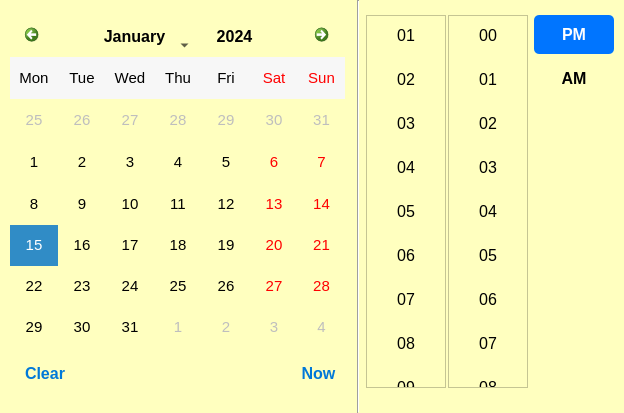
<?xml version="1.0" encoding="UTF-8"?>
<ui version="4.0">
 <class>Dialog</class>
 <widget class="QDialog" name="Dialog">
  <property name="geometry">
   <rect>
    <x>0</x>
    <y>0</y>
    <width>624</width>
    <height>413</height>
   </rect>
  </property>
  <property name="windowTitle">
   <string>Dialog</string>
  </property>
  <property name="styleSheet">
   <string notr="true">/* Common styles for various widgets 
  #################################################### */
QDialog, QCalendarWidget, QCalendarWidget QWidget, QListWidget {
	background-color: #ffffbf;
}

QPushButton {
    min-width: 30px;
    padding: 10px 25px;
    border-radius: 5px;
    font-size: 16px;
    font-weight: 500;
    margin-bottom: 5px;
}

QDialog {
	border-radius: 10px;
}

QListWidge t{
	border: none;
	min-width: 80px;
}

QListWidget::item {
	padding: 10px 25px;
	border-radius: 5px;
	font-size: 16px;
	font-weight: 500;
	margin-bottom: 5px;
}

/* Hover and selection styles 
  #################################################### */
QListWidget::item:hover {
    background-color: #b2d5ff;
	color: #000;
}

QPushButton:checked, QListWidget::item:selected {
    background-color: #0075ff;
	color: #fff;
}

/* style for top navigation area 
  #################################################### */ 
#qt_calendar_navigationbar {
	border-bottom: 0px;
	border-top-left-radius: 5px;
	border-top-right-radius: 5px;
}

/* style for month change buttons 
  #################################################### */
#qt_calendar_prevmonth, #qt_calendar_nextmonth {
	/* border delete */
    border: none;  
    /* delete default icons */
	qproperty-icon: none; 
    min-width: 25px;
    max-width: 25px;
    min-height: 25px;
    max-height: 25px;
    border-radius: 5px; 
	/* set background transparent */
    background-color: transparent; 
	padding: 5px;
}

#qt_calendar_prevmonth:hover, #qt_calendar_nextmonth:hover {
    background-color: #b2d5ff;
}

#qt_calendar_prevmonth:pressed, #qt_calendar_nextmonth:pressed {
    background-color: #0075ff;
}

/* style for pre month button 
  #################################################### */
#qt_calendar_prevmonth {
	/* set text for button */
	/*qproperty-text: &quot;&gt;&quot;;*/
	margin-left:5px;
	image: url(:/icons/arrow_up.svg);
}

/* style for next month button 
  #################################################### */
#qt_calendar_nextmonth {
	margin-right:5px;
	image: url(:/icons/arrow_down.svg);
    /* qproperty-text: &quot;&gt;&quot;; */
}


/* Style for month and yeat buttons #################################### */

#qt_calendar_yearbutton {
    color: #000;
	margin:5px;
    border-radius: 5px;
	font-size: 16px;
	padding:5px 15px;
}

 #qt_calendar_monthbutton {
	width: 110px;
    color: #000;
	margin:5px 0px;
    border-radius: 5px;
	padding:5px 0;
	font-size: 16px;
}

#qt_calendar_yearbutton:hover, 
#qt_calendar_monthbutton:hover {
    background-color: #b2d5ff;
}

#qt_calendar_yearbutton:pressed, 
#qt_calendar_monthbutton:pressed {
    background-color: rgba(235, 235, 235, 100);
}

/* Style for year input lineEdit 
  #################################################### */
#qt_calendar_yearedit {
    min-width: 60px;
    color: #000;
	font-size: 16px;
   margin:5px;
	padding: 0 5px;
}

/* Style for year change buttons 
  #################################################### */
#qt_calendar_yearedit::up-button { 
	image: url(:/icons/arrow-151-48.ico);
    subcontrol-position: right;
	height: 30px;
	width: 30px;

}

#qt_calendar_yearedit::down-button { 
	image: url(:/icons/arrow-213-48.ico);
    subcontrol-position: left; 
	height: 30px;
	width: 30px;
}

#qt_calendar_yearedit::down-button, 
#qt_calendar_yearedit::up-button {
	width:10px;
	padding: 0px 5px;
	border-radius:3px;
}

#qt_calendar_yearedit::down-button:hover, 
#qt_calendar_yearedit::up-button:hover {
	background-color: #55aaff;
}

/* Style for month select menu 
  #################################################### */
#calendarWidget QToolButton QMenu {
     background-color: #fff;
	border: 1px solid #f3f3f3;

}
#calendarWidget QToolButton QMenu::item {
	padding: 5px 20px;
	font-size: 14px;
}
 #calendarWidget QToolButton QMenu::item:selected:enabled {
    background-color: #55aaff;
}

#calendarWidget QToolButton::menu-indicator {
	/* Remove toolButton arrow */
      /*image: none; */
	nosubcontrol-origin: margin;
	subcontrol-position: right center;
	margin-top: 10px;
	width:20px;
}

/* Style for calendar table 
  #################################################### */
#qt_calendar_calendarview {
	/* Remove the selected dashed box */
    outline: 0px;
	border-top: 0px;
	border-bottom-left-radius: 5px;
	border-bottom-right-radius: 5px;
}

#qt_calendar_calendarview::item {
	 border-radius:5px;
	margin: 1px;	
}

#qt_calendar_calendarview::item:hover {
	background-color:#b2d5ff;
}

#qt_calendar_calendarview::item:selected {
    background-color: #0075ff; 
	color: #fff;
}

#clear_btn,
#now_btn {
	color: #0078d8;
	padding: 10px 15px;
}</string>
  </property>
  <layout class="QHBoxLayout" name="horizontalLayout_3">
   <property name="leftMargin">
    <number>10</number>
   </property>
   <property name="topMargin">
    <number>0</number>
   </property>
   <property name="rightMargin">
    <number>10</number>
   </property>
   <property name="bottomMargin">
    <number>0</number>
   </property>
   <item>
    <layout class="QVBoxLayout" name="verticalLayout">
     <property name="topMargin">
      <number>15</number>
     </property>
     <property name="bottomMargin">
      <number>15</number>
     </property>
     <item>
      <widget class="QCalendarWidget" name="calendarWidget">
       <property name="minimumSize">
        <size>
         <width>335</width>
         <height>0</height>
        </size>
       </property>
       <property name="maximumSize">
        <size>
         <width>335</width>
         <height>16777215</height>
        </size>
       </property>
       <property name="font">
        <font>
         <pointsize>11</pointsize>
        </font>
       </property>
       <property name="focusPolicy">
        <enum>Qt::NoFocus</enum>
       </property>
       <property name="gridVisible">
        <bool>false</bool>
       </property>
       <property name="horizontalHeaderFormat">
        <enum>QCalendarWidget::ShortDayNames</enum>
       </property>
       <property name="verticalHeaderFormat">
        <enum>QCalendarWidget::NoVerticalHeader</enum>
       </property>
       <property name="navigationBarVisible">
        <bool>true</bool>
       </property>
       <property name="dateEditEnabled">
        <bool>false</bool>
       </property>
      </widget>
     </item>
     <item>
      <layout class="QHBoxLayout" name="horizontalLayout_2">
       <item>
        <widget class="QPushButton" name="clear_btn">
         <property name="font">
          <font>
           <family>Segoe UI</family>
           <pointsize>-1</pointsize>
           <bold>false</bold>
          </font>
         </property>
         <property name="focusPolicy">
          <enum>Qt::NoFocus</enum>
         </property>
         <property name="text">
          <string>Clear</string>
         </property>
        </widget>
       </item>
       <item>
        <spacer name="horizontalSpacer">
         <property name="orientation">
          <enum>Qt::Horizontal</enum>
         </property>
         <property name="sizeHint" stdset="0">
          <size>
           <width>40</width>
           <height>20</height>
          </size>
         </property>
        </spacer>
       </item>
       <item>
        <widget class="QPushButton" name="now_btn">
         <property name="focusPolicy">
          <enum>Qt::NoFocus</enum>
         </property>
         <property name="text">
          <string>Now</string>
         </property>
        </widget>
       </item>
      </layout>
     </item>
    </layout>
   </item>
   <item>
    <widget class="Line" name="line">
     <property name="orientation">
      <enum>Qt::Vertical</enum>
     </property>
    </widget>
   </item>
   <item>
    <layout class="QHBoxLayout" name="horizontalLayout">
     <property name="spacing">
      <number>2</number>
     </property>
     <property name="topMargin">
      <number>15</number>
     </property>
     <property name="bottomMargin">
      <number>25</number>
     </property>
     <item>
      <widget class="QListWidget" name="listWidget">
       <property name="minimumSize">
        <size>
         <width>0</width>
         <height>0</height>
        </size>
       </property>
       <property name="maximumSize">
        <size>
         <width>80</width>
         <height>16777215</height>
        </size>
       </property>
       <property name="font">
        <font>
         <pointsize>12</pointsize>
        </font>
       </property>
       <property name="focusPolicy">
        <enum>Qt::NoFocus</enum>
       </property>
       <property name="verticalScrollBarPolicy">
        <enum>Qt::ScrollBarAlwaysOff</enum>
       </property>
       <property name="horizontalScrollBarPolicy">
        <enum>Qt::ScrollBarAlwaysOff</enum>
       </property>
       <property name="autoScroll">
        <bool>true</bool>
       </property>
       <item>
        <property name="text">
         <string>01</string>
        </property>
        <property name="textAlignment">
         <set>AlignCenter</set>
        </property>
       </item>
       <item>
        <property name="text">
         <string>02</string>
        </property>
        <property name="textAlignment">
         <set>AlignCenter</set>
        </property>
       </item>
       <item>
        <property name="text">
         <string>03</string>
        </property>
        <property name="textAlignment">
         <set>AlignCenter</set>
        </property>
       </item>
       <item>
        <property name="text">
         <string>04</string>
        </property>
        <property name="textAlignment">
         <set>AlignCenter</set>
        </property>
       </item>
       <item>
        <property name="text">
         <string>05</string>
        </property>
        <property name="textAlignment">
         <set>AlignCenter</set>
        </property>
       </item>
       <item>
        <property name="text">
         <string>06</string>
        </property>
        <property name="textAlignment">
         <set>AlignCenter</set>
        </property>
       </item>
       <item>
        <property name="text">
         <string>07</string>
        </property>
        <property name="textAlignment">
         <set>AlignCenter</set>
        </property>
       </item>
       <item>
        <property name="text">
         <string>08</string>
        </property>
        <property name="textAlignment">
         <set>AlignCenter</set>
        </property>
       </item>
       <item>
        <property name="text">
         <string>09</string>
        </property>
        <property name="textAlignment">
         <set>AlignCenter</set>
        </property>
       </item>
       <item>
        <property name="text">
         <string>10</string>
        </property>
        <property name="textAlignment">
         <set>AlignCenter</set>
        </property>
       </item>
       <item>
        <property name="text">
         <string>11</string>
        </property>
        <property name="textAlignment">
         <set>AlignCenter</set>
        </property>
       </item>
       <item>
        <property name="text">
         <string>12</string>
        </property>
        <property name="textAlignment">
         <set>AlignCenter</set>
        </property>
       </item>
      </widget>
     </item>
     <item>
      <widget class="QListWidget" name="listWidget_2">
       <property name="minimumSize">
        <size>
         <width>0</width>
         <height>0</height>
        </size>
       </property>
       <property name="maximumSize">
        <size>
         <width>80</width>
         <height>16777215</height>
        </size>
       </property>
       <property name="font">
        <font>
         <pointsize>12</pointsize>
        </font>
       </property>
       <property name="focusPolicy">
        <enum>Qt::NoFocus</enum>
       </property>
       <property name="verticalScrollBarPolicy">
        <enum>Qt::ScrollBarAlwaysOff</enum>
       </property>
       <property name="horizontalScrollBarPolicy">
        <enum>Qt::ScrollBarAlwaysOff</enum>
       </property>
       <item>
        <property name="text">
         <string>00</string>
        </property>
        <property name="textAlignment">
         <set>AlignCenter</set>
        </property>
       </item>
       <item>
        <property name="text">
         <string>01</string>
        </property>
        <property name="textAlignment">
         <set>AlignCenter</set>
        </property>
       </item>
       <item>
        <property name="text">
         <string>02</string>
        </property>
        <property name="textAlignment">
         <set>AlignCenter</set>
        </property>
       </item>
       <item>
        <property name="text">
         <string>03</string>
        </property>
        <property name="textAlignment">
         <set>AlignCenter</set>
        </property>
       </item>
       <item>
        <property name="text">
         <string>04</string>
        </property>
        <property name="textAlignment">
         <set>AlignCenter</set>
        </property>
       </item>
       <item>
        <property name="text">
         <string>05</string>
        </property>
        <property name="textAlignment">
         <set>AlignCenter</set>
        </property>
       </item>
       <item>
        <property name="text">
         <string>06</string>
        </property>
        <property name="textAlignment">
         <set>AlignCenter</set>
        </property>
       </item>
       <item>
        <property name="text">
         <string>07</string>
        </property>
        <property name="textAlignment">
         <set>AlignCenter</set>
        </property>
       </item>
       <item>
        <property name="text">
         <string>08</string>
        </property>
        <property name="textAlignment">
         <set>AlignCenter</set>
        </property>
       </item>
       <item>
        <property name="text">
         <string>09</string>
        </property>
        <property name="textAlignment">
         <set>AlignCenter</set>
        </property>
       </item>
       <item>
        <property name="text">
         <string>10</string>
        </property>
        <property name="textAlignment">
         <set>AlignCenter</set>
        </property>
       </item>
       <item>
        <property name="text">
         <string>11</string>
        </property>
        <property name="textAlignment">
         <set>AlignCenter</set>
        </property>
       </item>
       <item>
        <property name="text">
         <string>12</string>
        </property>
        <property name="textAlignment">
         <set>AlignCenter</set>
        </property>
       </item>
       <item>
        <property name="text">
         <string>13</string>
        </property>
        <property name="textAlignment">
         <set>AlignCenter</set>
        </property>
       </item>
       <item>
        <property name="text">
         <string>14</string>
        </property>
        <property name="textAlignment">
         <set>AlignCenter</set>
        </property>
       </item>
       <item>
        <property name="text">
         <string>15</string>
        </property>
        <property name="textAlignment">
         <set>AlignCenter</set>
        </property>
       </item>
       <item>
        <property name="text">
         <string>16</string>
        </property>
        <property name="textAlignment">
         <set>AlignCenter</set>
        </property>
       </item>
       <item>
        <property name="text">
         <string>17</string>
        </property>
        <property name="textAlignment">
         <set>AlignCenter</set>
        </property>
       </item>
       <item>
        <property name="text">
         <string>18</string>
        </property>
        <property name="textAlignment">
         <set>AlignCenter</set>
        </property>
       </item>
       <item>
        <property name="text">
         <string>19</string>
        </property>
        <property name="textAlignment">
         <set>AlignCenter</set>
        </property>
       </item>
       <item>
        <property name="text">
         <string>20</string>
        </property>
        <property name="textAlignment">
         <set>AlignCenter</set>
        </property>
       </item>
       <item>
        <property name="text">
         <string>21</string>
        </property>
        <property name="textAlignment">
         <set>AlignCenter</set>
        </property>
       </item>
       <item>
        <property name="text">
         <string>22</string>
        </property>
        <property name="textAlignment">
         <set>AlignCenter</set>
        </property>
       </item>
       <item>
        <property name="text">
         <string>23</string>
        </property>
        <property name="textAlignment">
         <set>AlignCenter</set>
        </property>
       </item>
       <item>
        <property name="text">
         <string>24</string>
        </property>
        <property name="textAlignment">
         <set>AlignCenter</set>
        </property>
       </item>
       <item>
        <property name="text">
         <string>25</string>
        </property>
        <property name="textAlignment">
         <set>AlignCenter</set>
        </property>
       </item>
       <item>
        <property name="text">
         <string>25</string>
        </property>
        <property name="textAlignment">
         <set>AlignCenter</set>
        </property>
       </item>
       <item>
        <property name="text">
         <string>27</string>
        </property>
        <property name="textAlignment">
         <set>AlignCenter</set>
        </property>
       </item>
       <item>
        <property name="text">
         <string>28</string>
        </property>
        <property name="textAlignment">
         <set>AlignCenter</set>
        </property>
       </item>
       <item>
        <property name="text">
         <string>29</string>
        </property>
        <property name="textAlignment">
         <set>AlignCenter</set>
        </property>
       </item>
       <item>
        <property name="text">
         <string>30</string>
        </property>
        <property name="textAlignment">
         <set>AlignCenter</set>
        </property>
       </item>
       <item>
        <property name="text">
         <string>31</string>
        </property>
        <property name="textAlignment">
         <set>AlignCenter</set>
        </property>
       </item>
       <item>
        <property name="text">
         <string>32</string>
        </property>
        <property name="textAlignment">
         <set>AlignCenter</set>
        </property>
       </item>
       <item>
        <property name="text">
         <string>33</string>
        </property>
        <property name="textAlignment">
         <set>AlignCenter</set>
        </property>
       </item>
       <item>
        <property name="text">
         <string>34</string>
        </property>
        <property name="textAlignment">
         <set>AlignCenter</set>
        </property>
       </item>
       <item>
        <property name="text">
         <string>35</string>
        </property>
        <property name="textAlignment">
         <set>AlignCenter</set>
        </property>
       </item>
       <item>
        <property name="text">
         <string>36</string>
        </property>
        <property name="textAlignment">
         <set>AlignCenter</set>
        </property>
       </item>
       <item>
        <property name="text">
         <string>37</string>
        </property>
        <property name="textAlignment">
         <set>AlignCenter</set>
        </property>
       </item>
       <item>
        <property name="text">
         <string>38</string>
        </property>
        <property name="textAlignment">
         <set>AlignCenter</set>
        </property>
       </item>
       <item>
        <property name="text">
         <string>39</string>
        </property>
        <property name="textAlignment">
         <set>AlignCenter</set>
        </property>
       </item>
       <item>
        <property name="text">
         <string>40</string>
        </property>
        <property name="textAlignment">
         <set>AlignCenter</set>
        </property>
       </item>
       <item>
        <property name="text">
         <string>41</string>
        </property>
        <property name="textAlignment">
         <set>AlignCenter</set>
        </property>
       </item>
       <item>
        <property name="text">
         <string>42</string>
        </property>
        <property name="textAlignment">
         <set>AlignCenter</set>
        </property>
       </item>
       <item>
        <property name="text">
         <string>43</string>
        </property>
        <property name="textAlignment">
         <set>AlignCenter</set>
        </property>
       </item>
       <item>
        <property name="text">
         <string>44</string>
        </property>
        <property name="textAlignment">
         <set>AlignCenter</set>
        </property>
       </item>
       <item>
        <property name="text">
         <string>45</string>
        </property>
        <property name="textAlignment">
         <set>AlignCenter</set>
        </property>
       </item>
       <item>
        <property name="text">
         <string>46</string>
        </property>
        <property name="textAlignment">
         <set>AlignCenter</set>
        </property>
       </item>
       <item>
        <property name="text">
         <string>47</string>
        </property>
        <property name="textAlignment">
         <set>AlignCenter</set>
        </property>
       </item>
       <item>
        <property name="text">
         <string>48</string>
        </property>
        <property name="textAlignment">
         <set>AlignCenter</set>
        </property>
       </item>
       <item>
        <property name="text">
         <string>49</string>
        </property>
        <property name="textAlignment">
         <set>AlignCenter</set>
        </property>
       </item>
       <item>
        <property name="text">
         <string>50</string>
        </property>
        <property name="textAlignment">
         <set>AlignCenter</set>
        </property>
       </item>
       <item>
        <property name="text">
         <string>51</string>
        </property>
        <property name="textAlignment">
         <set>AlignCenter</set>
        </property>
       </item>
       <item>
        <property name="text">
         <string>52</string>
        </property>
        <property name="textAlignment">
         <set>AlignCenter</set>
        </property>
       </item>
       <item>
        <property name="text">
         <string>53</string>
        </property>
        <property name="textAlignment">
         <set>AlignCenter</set>
        </property>
       </item>
       <item>
        <property name="text">
         <string>54</string>
        </property>
        <property name="textAlignment">
         <set>AlignCenter</set>
        </property>
       </item>
       <item>
        <property name="text">
         <string>55</string>
        </property>
        <property name="textAlignment">
         <set>AlignCenter</set>
        </property>
       </item>
       <item>
        <property name="text">
         <string>56</string>
        </property>
        <property name="textAlignment">
         <set>AlignCenter</set>
        </property>
       </item>
       <item>
        <property name="text">
         <string>57</string>
        </property>
        <property name="textAlignment">
         <set>AlignCenter</set>
        </property>
       </item>
       <item>
        <property name="text">
         <string>58</string>
        </property>
        <property name="textAlignment">
         <set>AlignCenter</set>
        </property>
       </item>
       <item>
        <property name="text">
         <string>59</string>
        </property>
        <property name="textAlignment">
         <set>AlignCenter</set>
        </property>
       </item>
      </widget>
     </item>
    </layout>
   </item>
   <item>
    <layout class="QVBoxLayout" name="verticalLayout_2">
     <property name="spacing">
      <number>0</number>
     </property>
     <property name="topMargin">
      <number>15</number>
     </property>
     <property name="bottomMargin">
      <number>15</number>
     </property>
     <item>
      <widget class="QPushButton" name="pm_btn">
       <property name="focusPolicy">
        <enum>Qt::NoFocus</enum>
       </property>
       <property name="text">
        <string>PM</string>
       </property>
       <property name="checkable">
        <bool>true</bool>
       </property>
       <property name="checked">
        <bool>true</bool>
       </property>
      </widget>
     </item>
     <item>
      <widget class="QPushButton" name="am_btn">
       <property name="focusPolicy">
        <enum>Qt::NoFocus</enum>
       </property>
       <property name="text">
        <string>AM</string>
       </property>
       <property name="checkable">
        <bool>true</bool>
       </property>
      </widget>
     </item>
     <item>
      <spacer name="verticalSpacer">
       <property name="orientation">
        <enum>Qt::Vertical</enum>
       </property>
       <property name="sizeHint" stdset="0">
        <size>
         <width>20</width>
         <height>40</height>
        </size>
       </property>
      </spacer>
     </item>
    </layout>
   </item>
  </layout>
 </widget>
 <resources>
  <include location="resource.qrc"/>
 </resources>
 <connections/>
</ui>
